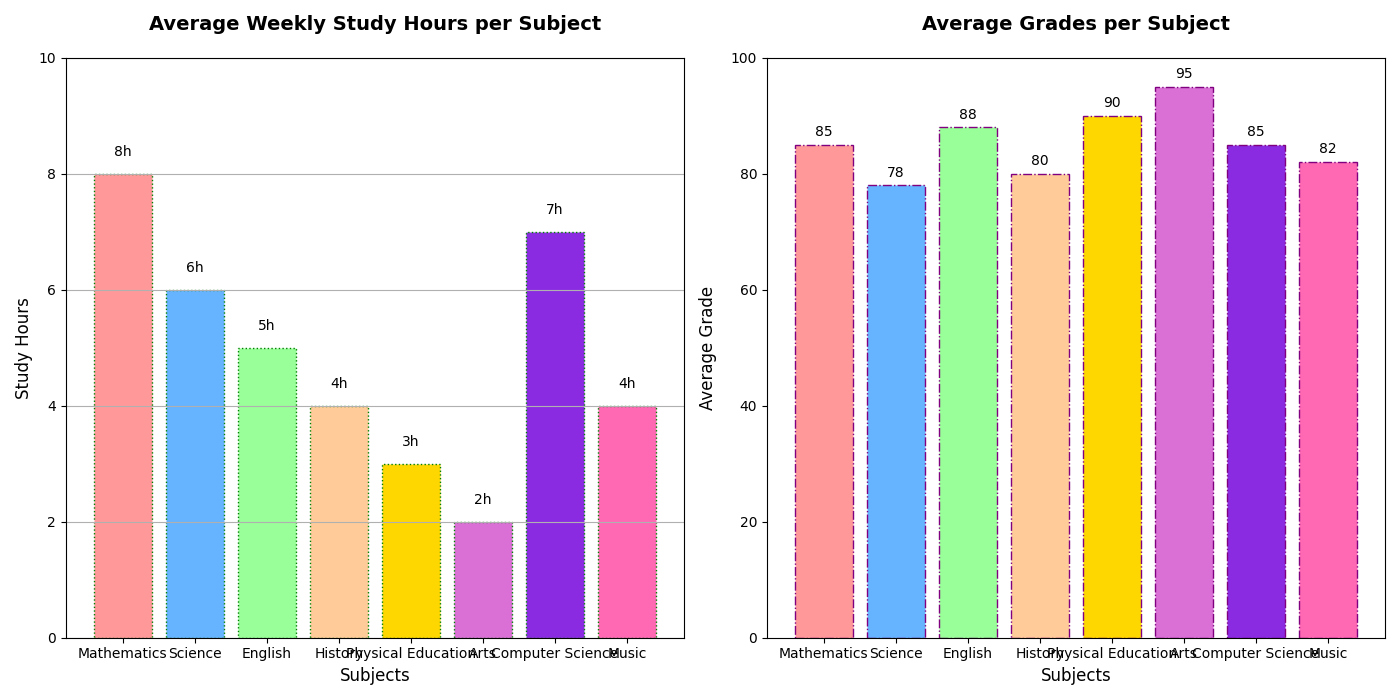

This chart was generated by the following Python code:
import matplotlib.pyplot as plt
import numpy as np

subjects = ['Mathematics', 'Science', 'English', 'History', 'Physical Education', 'Arts', 'Computer Science', 'Music']
study_hours = [8, 6, 5, 4, 3, 2, 7, 4]
average_grades = [85, 78, 88, 80, 90, 95, 85, 82]

colors = ['#FF9999', '#66B3FF', '#99FF99', '#FFCC99', '#FFD700', '#DA70D6', '#8A2BE2', '#FF69B4']
marker_styles = ['o', '^', 's', 'D', 'v', 'x', '*', 'p']

fig, (ax1, ax2) = plt.subplots(1, 2, figsize=(14, 7))

# Randomly altered first subplot: Include gridlines and different marker style
ax1.bar(subjects, study_hours, color=colors, edgecolor='green', linestyle='dotted')
ax1.set_title("Average Weekly Study Hours per Subject", fontsize=14, fontweight='bold', pad=20)
ax1.set_xlabel("Subjects", fontsize=12)
ax1.set_ylabel("Study Hours", fontsize=12)
ax1.set_ylim(0, max(study_hours) + 2)
ax1.yaxis.grid(True)

for idx, value in enumerate(study_hours):
    ax1.text(idx, value + 0.3, f'{value}h', ha='center', fontsize=10)

# Randomly altered second subplot: Different edge color and remove gridlines
ax2.bar(subjects, average_grades, color=colors, edgecolor='purple', linestyle='dashdot')
ax2.set_title("Average Grades per Subject", fontsize=14, fontweight='bold', pad=20)
ax2.set_xlabel("Subjects", fontsize=12)
ax2.set_ylabel("Average Grade", fontsize=12, labelpad=10)
ax2.set_ylim(0, 100)

for idx, value in enumerate(average_grades):
    ax2.text(idx, value + 1.5, f'{value}', ha='center', fontsize=10)

plt.tight_layout()
plt.show()
